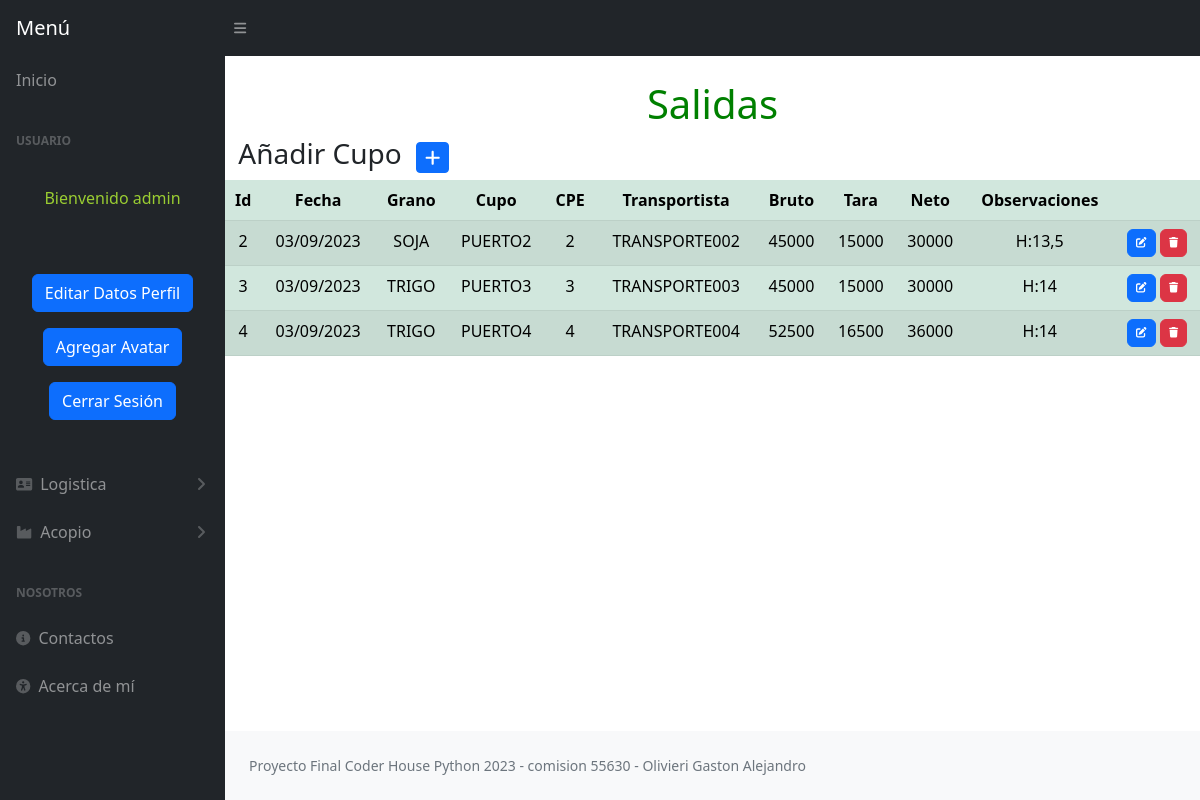
Page /salidas/ (signed in) on the committed database.
### aplicacion1/models.py (models this page shows, shortened)
class Salida(models.Model):
    fecha = models.CharField(max_length=10, blank=False)
    grano = models.CharField(max_length=10, blank=False)
    cupo = models.CharField(max_length=100, blank=False)
    cpe = models.IntegerField(blank=False)
    transportista = models.CharField(max_length=100)
    bruto = models.IntegerField()
    tara = models.IntegerField()
    neto = models.IntegerField()
    observacion = models.CharField(max_length=250)
    class Meta:
        verbose_name = "Salida"
        verbose_name_plural = "Salidas"

### aplicacion1/views.py (the view)
# urls.py: path('salidas/', SalidaList.as_view(), name="salidas" ),
class SalidaList(LoginRequiredMixin, ListView):
    model = Salida

### aplicacion1/templates/aplicacion1/salida_list.html (shortened to what this page needs)
{% extends 'aplicacion1/base.html' %}
{% load static %}
{% block Titulo %}
<div class="text-center">
    <br>
    <h1 style="color: green;">Salidas</h1>
</div>
{% endblock Titulo %}
{% block Contenido %}
<div class="text-center">
    <table>
        <tr>
            <td width="190"><h3>Añadir Cupo</h3></td>
            <td>
                <a
                href="{% url 'create_salidas' %}"
                class="btn btn-primary btn-sm"
                ><i class="fa fa-plus fa-lg" title="New Record"> </i>
                </a>
            </td>
        </tr>
    </table>
</div>
<div class="text-center">
    <table class="table table-success table-striped">
        <thead>
            <tr>
                <th class="text-center">Id</th>
                <th class="text-center">Fecha</th>
                <th class="text-center">Grano</th>
                <th class="text-center">Cupo</th>
                <th class="text-center">CPE</th>
                <th class="text-center">Transportista</th>
                <th class="text-center">Bruto</th>
                <th class="text-center">Tara</th>
                <th class="text-center">Neto</th>
                <th class="text-center">Observaciones</th>
                <th class="text-center"></th>
            </tr>
        </thead>
        <tbody>
        {% for salidas in salida_list %}
            <tr>
                <td class="text-center">{{ salidas.id }}</td>
                <td class="text-center">{{ salidas.fecha }}</td>
                <td class="text-center">{{ salidas.grano }}</td>
                <td class="text-center">{{ salidas.cupo }}</td>
                <td class="text-center">{{ salidas.cpe }}</td>
                <td class="text-center">{{ salidas.transportista }}</td>
                <td class="text-center">{{ salidas.bruto }}</td>
                <td class="text-center">{{ salidas.tara }}</td>
                <td class="text-center">{{ salidas.neto }}</td>
                <td class="text-center">{{ salidas.observacion }}</td>
                <td>
                    <a
                    href="{% url 'update_salidas' salidas.id %}"
                    class="btn btn-primary"
                    style="--bs-btn-padding-y: .25rem; --bs-btn-padding-x: .5rem; --bs-btn-font-size: .75rem;"
                    ><i class="fa fa-edit fa-sm" title="Edit Record"></i>
                    </a>
                    <a
                    href="{% url 'delete_salidas' salidas.id %}"
                    class="btn btn-danger"
                    style="--bs-btn-padding-y: .25rem; --bs-btn-padding-x: .5rem; --bs-btn-font-size: .75rem;"
                    ><i class="fa fa-trash fa-sm" title="Delete Record"></i>
                    </a>
                </td>
            </tr>
        {% endfor %}
        </tbody>
    </table>
</div>
{% endblock Contenido %}
{% block Observacion %}
<div class="text-center">
    <br>
    <br>
    <br>
</div>
{% endblock Observacion %}

### aplicacion1/templates/aplicacion1/base.html (shortened to what this page needs)
<!DOCTYPE html>
<html lang="en">
    <head>
        {% load static %}
        <link href="https://cdn.jsdelivr.net/npm/simple-datatables@7.1.2/dist/style.min.css" rel="stylesheet" />
        <link href="{% static 'aplicacion1/css/styles.css' %}" rel="stylesheet" />
    </head>
    <body class="sb-nav-fixed">
        <nav class="sb-topnav navbar navbar-expand navbar-dark bg-dark">
            <a class="navbar-brand ps-3">Menú</a>
            <button class="btn btn-link btn-sm order-1 order-lg-0 me-4 me-lg-0" id="sidebarToggle" href="#"><i class="fas fa-bars"></i></button>
        </nav>
        <div id="layoutSidenav">
            <div id="layoutSidenav_nav">
                <nav class="sb-sidenav accordion sb-sidenav-dark" id="sidenavAccordion">
                    <div class="sb-sidenav-menu">
                        <div class="nav">
                            <a class="nav-link" href="{% url 'inicio' %}">Inicio</a>
                            <div class="sb-sidenav-menu-heading">USUARIO</div>
                            {% if user.is_authenticated %}
                                    <br>
                                    <div class="text-center">
                                        <p style="color:yellowgreen">Bienvenido {{user.username}}</p>
                                        <div class="text-center">
                                        </div>
                                        <br>
                                        <p><a class="btn btn-primary" href="{% url 'editar_perfil' %}">Editar Datos Perfil</a></p>
                                        <p><a class="btn btn-primary" href="{% url 'nuevoAvatar' %}">Agregar Avatar</a></p>
                                        <p><a class="btn btn-primary" href="{% url 'logout' %}">Cerrar Sesión</a></p>
                                    </div>
                                    <br>
                                    <a class="nav-link collapsed" href="#" data-bs-toggle="collapse" data-bs-target="#collapseLayouts" aria-expanded="false" aria-controls="collapseLayouts">
                                        <div class="sb-nav-link-icon"><i class="fa-solid fa-address-card"></i></div>
                                        Logistica
                                        <div class="sb-sidenav-collapse-arrow"><i class="fas fa-angle-down"></i></div>
                                    </a>
                            <a class="nav-link collapsed" href="#" data-bs-toggle="collapse" data-bs-target="#collapsePages" aria-expanded="false" aria-controls="collapsePages">
                                        <div class="sb-nav-link-icon"><i class="fa-solid fa-industry"></i></div>
                                        Acopio
                                        <div class="sb-sidenav-collapse-arrow"><i class="fas fa-angle-down"></i></div>
                                    </a>
                            {% endif %}
                            <div class="sb-sidenav-menu-heading">Nosotros</div>
                            <a class="nav-link" href="{% url 'contactos' %}">
                                <div class="sb-nav-link-icon"><i class="fa-solid fa-circle-info"></i></div>
                                Contactos
                            </a>
                            <a class="nav-link" href="{% url 'AcercaDeMi' %}">
                                <div class="sb-nav-link-icon"><i class="fa-solid fa-universal-access"></i></div>
                                Acerca de mí
                            </a>
                        </div>
                    </div>
                </nav>
            </div>
            <div id="layoutSidenav_content">
                {% block Titulo %}
                {% endblock Titulo %}
                {% block Contenido %}
                {% endblock Contenido %}
                {% block Observacion %}
                {% endblock Observacion %}
                <footer class="py-4 bg-light mt-auto">
                    <div class="container-fluid px-4">
                        <div class="d-flex align-items-center justify-content-between small">
                            <div class="text-muted">Proyecto Final Coder House Python 2023 - comision 55630 - Olivieri Gaston Alejandro</div>
                        </div>
                    </div>
                </footer>
            </div>
        </div>
    </body>
</html>

### rows in the picture
Salida: id "2", fecha "03/09/2023", grano "SOJA", cupo "PUERTO2", cpe "2", transportista "TRANSPORTE002", bruto "45000", tara "15000", neto "30000", observacion "H:13,5"
Salida: id "3", fecha "03/09/2023", grano "TRIGO", cupo "PUERTO3", cpe "3", transportista "TRANSPORTE003", bruto "45000", tara "15000", neto "30000", observacion "H:14"
Salida: id "4", fecha "03/09/2023", grano "TRIGO", cupo "PUERTO4", cpe "4", transportista "TRANSPORTE004", bruto "52500", tara "16500", neto "36000", observacion "H:14"

### other values in the picture
{{ user.username }} "admin"
